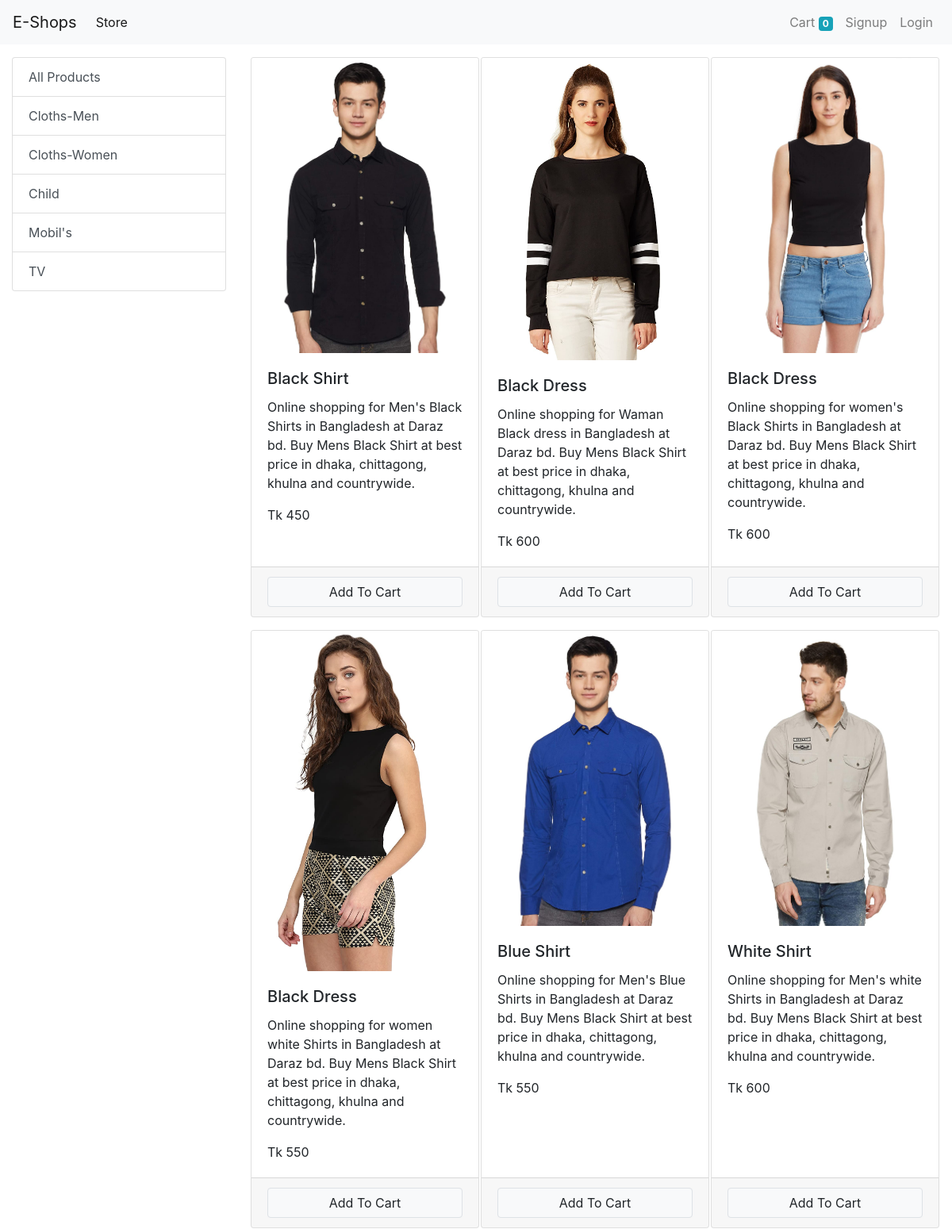
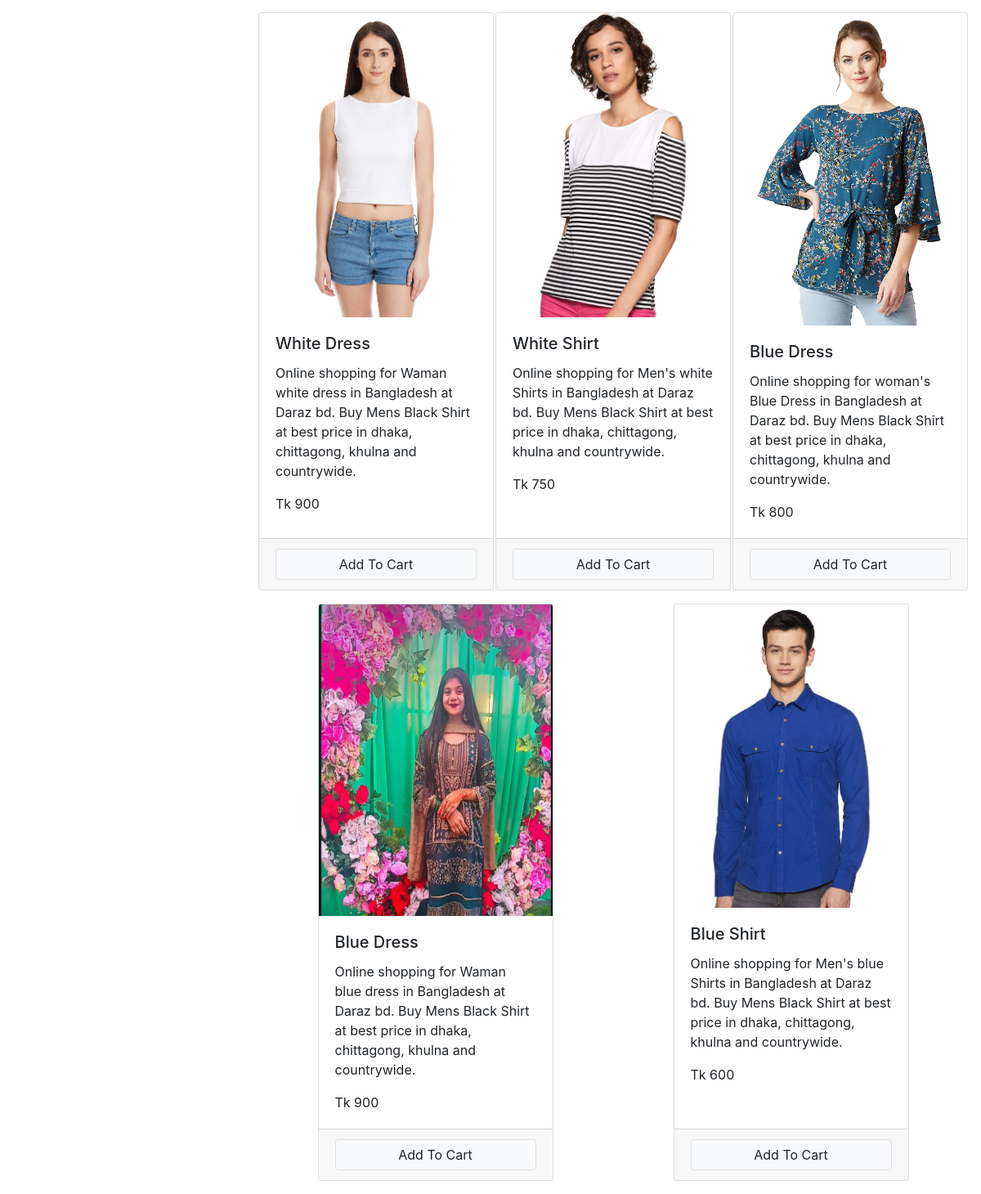
The page / on the database its author committed (2 pictures, top to bottom).
### store/models/category.py (models this page shows, shortened)
class Category(models.Model):
    Name = models.CharField(max_length=20)
    @staticmethod
    def get_all_categories():
        return Category.objects.all()

### store/models/product.py (models this page shows, shortened)
class Product(models.Model):
    Name = models.CharField(max_length=50)
    Price = models.IntegerField(default=0)
    Category = models.ForeignKey(Category, on_delete=models.CASCADE, default=1)
    Description = models.CharField(max_length=200, default='', null=True, blank=True)
    Image = models.ImageField(upload_to='uploads/products/')
    @staticmethod
    def get_all_products():
        return Product.objects.all()

### store/views/home.py (the view, shortened to what this page needs)
# urls.py: path('', home.Index.as_view(), name='homepage'),
class Index(View):
    def get(self, request):
        cart = request.session.get('cart')
        if not cart:
            request.session['cart']= {}
        Products = None
        Categorye = Category.get_all_categories()
        categoryID = request.GET.get("category")
        if categoryID:
            Products = Product.get_all_products_by_categoryid(categoryID)
        else:
            Products = Product.get_all_products()
        data = {}
        data["Products"] = Products
        data["Categorye"] = Categorye
        print('you are: ', request.session.get('email'))
        return render(request, "index.html", data)

### store/templatetags/card.py (called while the page is built)
@register.filter(name="is_in_card")
def is_in_cart(product, cart):
    keys = cart.keys()
    for id in keys:
        if int(id) == product.id:
            return True
    return False

### store/templatetags/custom_filter.py (called while the page is built)
@register.filter(name="currency")
def currency(number):
    return "Tk " + str(number)

### store/templates/index.html (shortened to what this page needs)
{% extends "base.html" %}
{% block content%}
{% load card %}
{% load custom_filter %}
<div class="container-fluid mt-3 ">
  <div class="row">
    <div class="col-lg-3 mx-auto">
      <div class="list-group">
        <a href="/" class="list-group-item list-group-item-action">All Products</a>
        {% for category in Categorye %}
        <a href="/?category={{category.id}}" class="list-group-item list-group-item-action">{{category.Name}}</a>
        {% endfor %}
      </div>
    </div>
    <div id='products' class="col-lg-9 mx-auto">
      <div class="row mx-auto">
        {% for Product in Products %}
        <div class="card mx-auto mb-3" id={{Product.id}} style="width: 18rem;">
          <img class="card-img-top" src="{{Product.Image.url}}" alt="Card image cap">
          <div class="card-body">
            <h5 class="card-title">{{Product.Name}}</h5>
            <p class="card-text">{{Product.Description}}</p>
            <p class="card-text">{{Product.Price|currency}}</p>
          </div>
          <div class="card-footer ">
            {% if Product|is_in_card:request.session.cart %}
            <div class="row no-gutters">
              <form action="/#{{Product.id}}" method="post" class="col-2 ">
                {% csrf_token %}
                <input type="text" hidden name='product' value="{{Product.id}}">
                <input type="text" hidden name='remove' value="True">
                <input type="submit" value="-" class="btn btn-block btn-secondary">
              </form>
              <div class="text-center col">{{ Product|cart_quantity:request.session.cart }} in Cart</div>
              <form action="/#{{Product.id}}" method="post" class="col-2 ">
                {% csrf_token %}
                <input type="submit" value="+" class="btn btn-block btn-secondary">
                <input type="text" hidden name='product' value="{{Product.id}}">
              </form>
            </div>
            {% else %}
            <form action="/#{{Product.id}}" method="POST" class="btn-block">
              <input type="submit" class="float-right btn btn-light border form-control" value="Add To Cart">
            </form>
            {% endif %}
          </div>
        </div>
        {% endfor %}
      </div>
    </div>
  </div>
</div>
{% endblock %}

### rows shown on the page
Category: Name "Cloths-Men"
Category: Name "Cloths-Women"
Category: Name "Child"
Category: Name "Mobil's"
Category: Name "TV"
Product: Image (picture), Name "Black Shirt", Description "Online shopping for Men's Black Shirts in Bangladesh at Daraz bd. Buy Mens Black Shirt at best price in dhaka, chittagong, khulna and countrywide.", Price "Tk 450"
Product: Image (picture), Name "Black Dress", Description "Online shopping for Waman Black dress in Bangladesh at Daraz bd. Buy Mens Black Shirt at best price in dhaka, chittagong, khulna and countrywide.", Price "Tk 600"
Product: Image (picture), Name "Black Dress", Description "Online shopping for women's Black Shirts in Bangladesh at Daraz bd. Buy Mens Black Shirt at best price in dhaka, chittagong, khulna and countrywide.", Price "Tk 600"
Product: Image (picture), Name "Black Dress", Description "Online shopping for women white Shirts in Bangladesh at Daraz bd. Buy Mens Black Shirt at best price in dhaka, chittagong, khulna and countrywide.", Price "Tk 550"
Product: Image (picture), Name "Blue Shirt", Description "Online shopping for Men's Blue Shirts in Bangladesh at Daraz bd. Buy Mens Black Shirt at best price in dhaka, chittagong, khulna and countrywide.", Price "Tk 550"
Product: Image (picture), Name "White Shirt", Description "Online shopping for Men's white Shirts in Bangladesh at Daraz bd. Buy Mens Black Shirt at best price in dhaka, chittagong, khulna and countrywide.", Price "Tk 600"
Product: {{ Product.id }} 18 (drawn), Image (picture), Name "White Dress", Description "Online shopping for Waman white dress in Bangladesh at Daraz bd. Buy Mens Black Shirt at best price in dhaka, chittagong, khulna and countrywide.", Price "Tk 900"
Product: Image (picture), Name "White Shirt", Description "Online shopping for Men's white Shirts in Bangladesh at Daraz bd. Buy Mens Black Shirt at best price in dhaka, chittagong, khulna and countrywide.", Price "Tk 750"
Product: Image (picture), Name "Blue Dress", Description "Online shopping for woman's Blue Dress in Bangladesh at Daraz bd. Buy Mens Black Shirt at best price in dhaka, chittagong, khulna and countrywide.", Price "Tk 800"
Product: Image (picture), Name "Blue Dress", Description "Online shopping for Waman blue dress in Bangladesh at Daraz bd. Buy Mens Black Shirt at best price in dhaka, chittagong, khulna and countrywide.", Price "Tk 900"
Product: Image (picture), Name "Blue Shirt", Description "Online shopping for Men's blue Shirts in Bangladesh at Daraz bd. Buy Mens Black Shirt at best price in dhaka, chittagong, khulna and countrywide.", Price "Tk 600"

### other values the page prints
{{ request.session.cart.keys|length }} "0"
